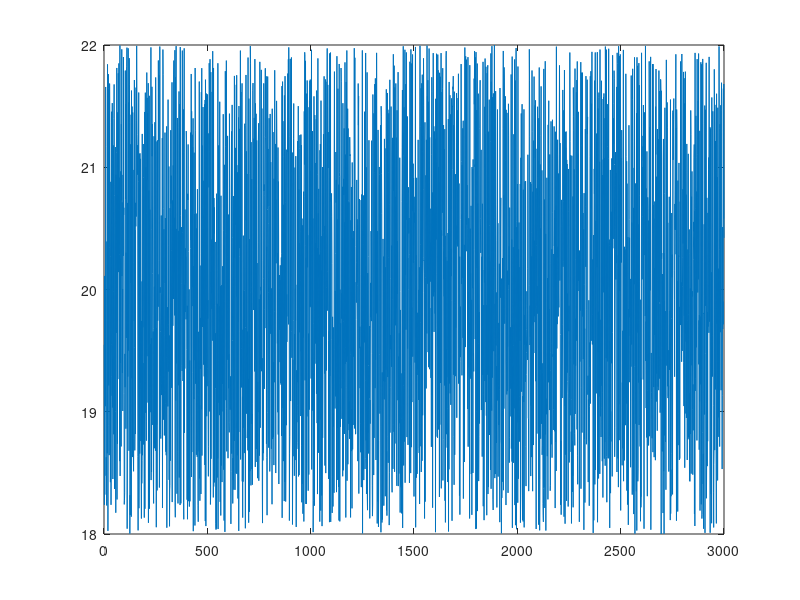

Recreate this plot in MATLAB.
clc;

clear all;
close all;


% Generate pseudo SM data
xmin=18;
xmax=22;
n=3000;
real_power=xmin+rand(1,n)*(xmax-xmin);

save('CFL_T5_SM_Data.mat','real_power');




plot(real_power)



